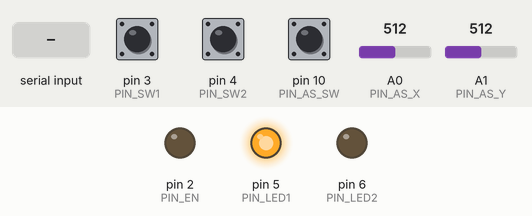
Simulated run of this sketch. Board: Arduino Uno, built with avr-gcc and run on an emulated ATmega328P. Shown: output pins drawn as LEDs (lit = HIGH). Dashed ring = blinking. The inputs (shaded band) are chosen by the test bench; at power-on: pin 4 (PIN_SW2) HIGH, pin 10 (PIN_AS_SW) HIGH, pin 3 (PIN_SW1) HIGH, A0 (PIN_AS_X) = 512, A1 (PIN_AS_Y) = 512. What the sketch prints to the serial monitor is not drawn.

Above: at 1.2 s.
1.3 s: pin 4 (PIN_SW2) pulled LOW for 1 s
At 2.9 s:
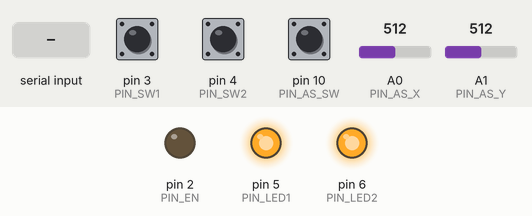
11.5 s: pin 10 (PIN_AS_SW) pulled LOW for 1 s
15.7 s: "90 45 200\n" received over Serial
17.2 s: pin 3 (PIN_SW1) pulled LOW for 3.2 s
At 19.0 s:
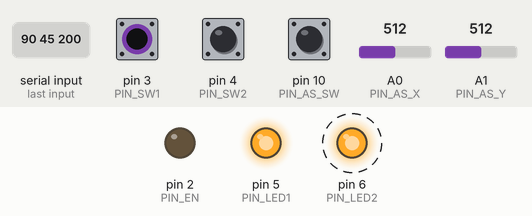
Timing chart, 0 to 21.2 s (numbered marks = the images above; inputs shaded):
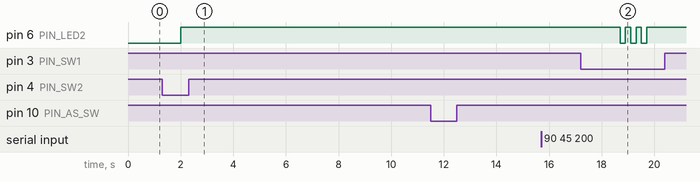

Measured:
- after the input at 1.3 s, pin 6 (PIN_LED2): LOW → HIGH after 0.71 s
- after the input at 17.2 s, pin 6 (PIN_LED2): alternates HIGH for 0.20 s and LOW for 0.20 s, 6 changes in all, then stays HIGH, starting after 1.5 s

The sketch:

steering_master_ver.1.0.ino
```cpp
///
/// mainファイル
///
/****************************************************
 * マクロ部
 ****************************************************/
#include "subs_ver.1.0.h"

/****************************************************
 * グローバル変数/配列 宣言部
 ****************************************************/
// EEPEOMに保存されるパラメータの初期値。
int max_angle = 135;	//舵角の最大値(0 ~ 135)
int stretch = 64;	//サーボモータのストレッチ(1~127)
int speed = 64;		//サーボモータのスピード(1~127)
int centerPS_x = 100;	//サーボモータのx軸の中央値(0~200)
int centerPS_y = 100;	//サーボモータのy軸の中央値(0~200)
// アナログスティックの押し込みで設定する中央値の初期値
int tmp_centerPS_x = 512;	//一時的なスティックx軸の中央値(0~1023)
int tmp_centerPS_y = 512;	//一時的なスティックy軸の中央値(0~1023)

// スティックの押し込み判定用の変数群
int var0 = 0;
int old_var0 = 0;
int state0 = 0;

// デバッグモード移行判定用の変数群
int enable_debug = 0;
int var1 = 0;
int old_var1 = 0;
int state1 = 0;

/****************************************************
 * Arduino 要求関数部
 ****************************************************/
void setup() {
	//各昨日のセットアップ
	init_stick();
	init_cmd();
	init_servo();
	init_memory();

	//メイン処理部に関するセットアップ
	pinMode(PIN_SW1, INPUT_PULLUP);	//パラメータロードスイッチ
	pinMode(PIN_SW2, INPUT_PULLUP);	//デバッグモード移行用スイッチ
	pinMode(PIN_LED1, OUTPUT);
	pinMode(PIN_LED2, OUTPUT);
	digitalWrite(PIN_LED1, HIGH);	//電源投入のインジケーター
	digitalWrite(PIN_LED2, LOW);	//デバッグモード用インジケーター
}

//動作時、基本的には以下の関数のみでループします。
void loop() {
	move_servo();
	switch_debug();		//デバッグモード移行判定
	update_center();	//スティックの押し込み判定
	//enable_debug = 1のとき、デバッグモード.
	switch (enable_debug) {
		case 1:
			judge_load();
			break;
		default:
			break;
	}
}

/****************************************************
 * 独自関数部
 ****************************************************/
// 提言：以下の関数は別ファイルに移すかどうかで悩んでやめました。移したほうが分かりやすければそうしてください。

// スティックの中央値判定
// スティックの押し込みスイッチが押された場合、その時のスティックの値を中央値に設定する。
// 提言：この機能は使いにくいため、場合によってはスイッチの割り当てを変更したり、機能の無効化をしてください。
void update_center() {
	analog_stick tmp_state = stick_state();
	var0 = tmp_state.sw;

	//押された瞬間の読み取り
	if (var0 == HIGH && old_var0 == LOW) {
		state0 = 1 - state0;
		delay(10);	//チャタリング防止
	}
	//離された瞬間の読み取り
	if (var0 == LOW && old_var0 == HIGH) {
		delay(10);	//チャタリング防止
	}

	old_var0 = var0;

	if (state0 == 1) {	//スティックが押されたときの処理
		// 押されたときのスティックの傾きを保存
		tmp_centerPS_x = tmp_state.x;
		tmp_centerPS_y = tmp_state.y;
		// スティックが押されてから、スティックが中央に戻るか、1sec経つまでは他の処理をさせない。
		for (int i = 0; i < 1000; i++) {
			analog_stick now_state = stick_state();
			//中央に戻ったらループ解除。ただし、中央値は度々変化するので注意。
			// 現状、中央に戻ってのループ解除は実質機能していない。512の値を適宜調節してください。
			if (now_state.x == 512 && now_state.y == 512) {	//中央に戻ったらループ解除
				break;
			}
			delay(1);
		}
		state0 = 0;
	}
}


// デバッグモード移行判定
// デバッグモード移行スイッチが押された場合、デバッグモードとコマンドラインを有効化する。
void switch_debug() {
	var1 = digitalRead(PIN_SW2) ? 0 : 1;

	// 押された瞬間の読み取り
	if(var1 == HIGH && old_var1 == LOW) {
		state1 = 1 - state1;
		delay(10);	//チャタリング防止
	}
	// 離された瞬間の読み取り
	if(var1 == LOW && old_var1 == HIGH) {
		delay(10);	//チャタリング防止
	}

	old_var1 = var1;

	if(state1 == 1) {
		digitalWrite(PIN_LED2, HIGH);
		enable_debug = 1;
		start_cmd();
	} else {
		digitalWrite(PIN_LED2, LOW);
		enable_debug = 0;
		stop_cmd();
	}
}

// パラメータロードの判定
// デバッグモード時にパラメータロードスイッチが1秒以上押された場合、パラメータロードを行う。
void judge_load() {
	int tmp_var;
	if (enable_debug == 0) {
		return;
	}
	for (int i = 0; i < 100; i++) {
		tmp_var = digitalRead(PIN_SW1) ? 0 : 1;
		if (tmp_var == LOW) {
			return;
		}
		delay(10);
	}
	void load_parameters();

	// パラメータロード完了できたかの確認用にLEDを点滅
	digitalWrite(PIN_LED2, LOW);
	delay(200);
	digitalWrite(PIN_LED2, HIGH);
	delay(200);
	digitalWrite(PIN_LED2, LOW);
	delay(200);
	digitalWrite(PIN_LED2, HIGH);
	delay(200);
	digitalWrite(PIN_LED2, LOW);
	delay(200);
	digitalWrite(PIN_LED2, HIGH);
}
```

analog_stick_ver.1.0.ino
```cpp
///
/// アナログスティックに関するファイル
///
/****************************************************
 * マクロ部
 ****************************************************/
#include "subs_ver.1.0.h"

/****************************************************
 * 構造体宣言部
 ****************************************************/

/****************************************************
 * 独自関数部
 ****************************************************/
//アナログスティック関連の初期設定
void init_stick() {
	pinMode(PIN_AS_SW, INPUT_PULLUP);
}

//現在のアナログスティックの状態を取得し、返す
analog_stick stick_state() {
	analog_stick tmp;
	tmp.x = analogRead(PIN_AS_X);
	tmp.y = analogRead(PIN_AS_Y);
	tmp.sw = digitalRead(PIN_AS_SW) ? 0 : 1;
	return tmp;
}
```

command_line_ver.1.0.ino
```cpp
///
/// コマンドラインに関するファイル
///
/****************************************************
 * マクロ部
 ****************************************************/
#include "subs_ver.1.0.h"

#define EXEC_COMMAND_NOT_FOUND -1	// コマンドが未発見時の戻値
#define INCORRECT_ARGUMENTS 0		// 引数が誤っている場合の戻り値
#define MAX_ARGC 16					// 引数の個数の最大値
#define COMMAND_TOTAL_NUM 4			// コマンド総数

/****************************************************
 * 構造体宣言部
 ****************************************************/
// コマンド構造体
typedef struct command_t {
	int (*func)(int, char**);
	const char *cname;	// 名前
	const char *desc;	// 説明
} command;

/****************************************************
 * プロトタイプ宣言部
 ****************************************************/
int exec(const char *str);	// コマンド検索/実行関数
void cmdline();
void init_cmd();

// 以下各コマンド関数
int help(int argc, char *argv[MAX_ARGC]);
int save(int argc, char *argv[MAX_ARGC]);
int set_id(int argc, char *argv[MAX_ARGC]);
int set_max_angle(int argc, char *argv[MAX_ARGC]);

/****************************************************
 * グローバル変数/配列 宣言部
 ****************************************************/
// コマンドテーブル
command command_table[] = {
	{help, "help", "show command list"},
	{save, "save", "save parameter"},
	{set_id, "set_id", "set servo id"},
	{set_max_angle, "set_max_angle", "set max angle"}
};

String buff = "NO_COMAND";		// シリアル受信した文字列
bool is_buff_updated = false;	// 文字列が更新されたか
SoftwareSerial cmdSerial(PIN_SS_RX, PIN_SS_TX);	// ソフトウェアシリアルのオブジェクトを生成

/****************************************************
 * 独自関数部
 ****************************************************/
// コマンドライン関連の初期設定
void init_cmd() {
	cmdSerial.begin(57600);	// ソフトウェアシリアルの初期化
	MsTimer2::set(100, cmdline);
}

// コマンドラインの開始
void start_cmd() {
	MsTimer2::start();
}

//コマンドラインの停止
void stop_cmd() {
	MsTimer2::stop();
}

// コマンドのシリアル通信
void cmdline() {
	// 文字列の読み込み
	buff = "";
	while (cmdSerial.available() > 0) {
		buff += char(cmdSerial.read());
		is_buff_updated = true;
	}

	if(is_buff_updated) {
		buff.trim();	//文字列の末尾の改行とスペースを取り除く
		int pattern = exec(buff.c_str());
		switch(pattern) {
			case EXEC_COMMAND_NOT_FOUND:
				cmdSerial.println("error\nthe command dose not exist");
				break;
			case INCORRECT_ARGUMENTS:
				cmdSerial.println("error\nthe argument settings are incorrect");
				break;
			default:
				cmdSerial.println("command successful");
				break;
		}
		cmdSerial.println("======================================================");
		is_buff_updated = false;
	}
}

// コマンド実行
int exec(const char *str) {
	char cmdline[64];
	char *argv[MAX_ARGC];
	int argc = 0;
	int retcode = 0;
	int i = 0;

	strncpy(cmdline, str, 63);
	cmdline[63] = '\0';

	// コマンド名
	argv[0] = strtok(cmdline, " ");
	if(argv[0] == NULL) { return -1; }

	// 引数
	for(argc = 1; argc < MAX_ARGC; argc++) {
		argv[argc] = strtok(NULL, " ");
		if(argv[argc] == NULL) {
			break;
		}
	}

	// 検索
	for(i = 0; i < COMMAND_TOTAL_NUM; i++) {
		if(strcmp(command_table[i].cname, argv[0]) == 0) {
			break;
		}
	}

	//実行
	if(strcmp(command_table[i].cname, argv[0]) == 0) {
		retcode = command_table[i].func(argc, argv);
		return retcode;
	}

	// 関数が無い
	return EXEC_COMMAND_NOT_FOUND;
}

/// 以下コマンド関数
// コマンド一覧を表示
int help(int argc, char *argv[MAX_ARGC]) {
	cmdSerial.println("please type command");
	return 1;
}

// パラメータのセーブを実行
int save(int argc, char *argv[MAX_ARGC]) {
	save_parameters();
	cmdSerial.println("parameter saving completed successfully");
	return 1;
}

// サーボモータへidのセットを実行
int set_id(int argc, char *argv[MAX_ARGC]) {
	if (argv[argc] == NULL) {
		return INCORRECT_ARGUMENTS;
	}

	if (ics_set_id(atoi(argv[1]))) {	//送信に成功した場合
		cmdSerial.println("the id was set successfully");
		return 1;
	} else {
		cmdSerial.println("error. the id was not set successfully");
		return 1;
	}
}

// 最大舵角のセットを実行
int set_max_angle(int argc, char *argv[MAX_ARGC]) {
	if (argv[argc] == NULL) {
		return INCORRECT_ARGUMENTS;
	}

	max_angle = atoi(argv[1]);
	cmdSerial.println("the max_angle was set successfully");
	return 1;
}
```

memory_ver.1.0.ino
```cpp
///
/// パラメータの保存に関するファイル
///
/****************************************************
 * マクロ部
 ****************************************************/
#include "subs_ver.1.0.h"

#define MAX_ANGLE_ADDRESS 0	//EEPROMにおけるmax_angleのアドレス
#define STRETCH_ADRESS 1	//EEPROMにおけるstretchのアドレス
#define SPEED_ADRESS 2		//EEPROMにおけるspeedのアドレス
#define C_PS_X_ADRESS 3		//EEPROMにおけるcenterPS_xのアドレス
#define C_PS_Y_ADRESS 4		//EEPROMにおけるcenterPS_yのアドレス

/****************************************************
 * グローバル変数/配列 宣言部
 ****************************************************/
//EEPROMを使う際の初期化。(現在動作なし)
void init_memory() {
	//動作なし
}

// 現在のパラメータを保存する。
void save_parameters() {
	EEPROM.write(MAX_ANGLE_ADDRESS, max_angle);
	EEPROM.write(STRETCH_ADRESS, stretch);
	EEPROM.write(SPEED_ADRESS, speed);
	EEPROM.write(C_PS_X_ADRESS, centerPS_x);
	EEPROM.write(C_PS_Y_ADRESS, centerPS_y);
}

//保存したパラメータを読み込む
void load_parameters() {
	max_angle = EEPROM.read(MAX_ANGLE_ADDRESS);
	stretch = EEPROM.read(STRETCH_ADRESS);
	speed = EEPROM.read(SPEED_ADRESS);
	centerPS_x = EEPROM.read(C_PS_X_ADRESS);
	centerPS_y = EEPROM.read(C_PS_Y_ADRESS);
}
```

servo_ver.1.0.ino
```cpp
///
/// サーボ駆動に関するファイル
///
/****************************************************
 * マクロ部
 ****************************************************/
#include "subs_ver.1.0.h"

/****************************************************
 * グローバル変数/配列 宣言部
 ****************************************************/
int posData;

//コマンドの定義
const byte ICS_POS_CMD = 0x80;
const byte ICS_PARA_WRITE_COMMND =0xC0;
const byte SUB_ST_COMMND = 0x01;
const byte SUB_SP_COMMND = 0x02;
const byte ICS_SET_ID_COMMND = 0xE0;
const byte SUB_ICS_SET_ID_COMMND = 0x01;

/****************************************************
 * 独自関数部
 ****************************************************/
// サーボモータ関連の初期設定
void init_servo() {
	Serial.begin(115200, SERIAL_8E1);	//UARTの通信設定
	pinMode(PIN_EN, OUTPUT);			//送受信切替ピンの設定
	digitalWrite(PIN_EN, LOW);			//常に受信モードにしておく
}


// サーボモータを駆動する
void move_servo() {
	analog_stick now_state = stick_state();	//スティックの情報を取得
	int send_PS_x = calc_angle(now_state.x, centerPS_x, tmp_centerPS_x);
	int send_PS_y = calc_angle(now_state.y, centerPS_y, tmp_centerPS_y);
	posData = ics_set_pos(0, send_PS_x);
	posData = ics_set_pos(1, send_PS_y);
}


// スティックのアナログ値、尾翼の最大動作角度、中央値からサーボへ送る値を算出
int calc_angle(int analog_num, int centerPS, int tmp_centerPS) {
	// 以下の計算は型によっては溢れたりするので、注意してください。
	float Max_amp = 4000 * (max_angle / 135);
	long max_amp = Max_amp;
	long send_centPS = (centerPS - 100) * 40 + 7500;
	long amp = ((analog_num + tmp_centerPS - 1024) * max_amp) / 512;
	long send_PS = send_centPS + amp;
	if (send_PS > 7500 + max_amp) {
		send_PS = 7500 + max_amp;
	}
	if (send_PS < 7500 - max_amp) {
		send_PS = 7500 - max_amp;
	}
	/*デバッグ用
	cmdSerial.print("analog_num : "); cmdSerial.println(analog_num);
	cmdSerial.print("max_amp : "); cmdSerial.println(max_amp);
	cmdSerial.print("send_centPS : "); cmdSerial.println(send_centPS);
	cmdSerial.print("amp : "); cmdSerial.println(amp);
	cmdSerial.print("send_PS : "); cmdSerial.println(send_PS);
	cmdSerial.println("------------");
	*/
	return (int)send_PS;
}


// 送受信する
bool Synchronize(byte *txBuff, size_t txLength, byte *rxBuff, size_t rxLength) {
	int size;	//受信したbyte数

	//定義していなかったらエラーにする
	if(Serial == false) {
		return false;
	}

	Serial.flush();

	digitalWrite(PIN_EN, HIGH);

	Serial.write(txBuff, txLength);

	Serial.flush(); //送信が終わるのを待つ

	digitalWrite(PIN_EN, LOW);

	size = Serial.readBytes(rxBuff, rxLength);

	if(size != rxLength) {  //指定した受信数かどうか確認
		return false;
	}
	return true;
}


// ポジションコマンドを送る
int ics_set_pos(byte id, unsigned short pos) {
	byte tx_data[3];
	byte rx_data[3];
	bool flag;
	int rAngle; //受信した角度データ
	/// 送信コマンドを作成
	tx_data[0] = ICS_POS_CMD + id;
	tx_data[1] = (byte)((pos & 0x3F80) >> 7);
	tx_data[2] = (byte)(pos & 0x007F);

	//送受信を行う
	flag = Synchronize(tx_data, 3, rx_data, 3);

	if(flag == false) { //失敗した場合は-1を返す
		return -1;
	}

	rAngle = ((rx_data[1] << 7) & 0x3F80) + (rx_data[2] & 0x007F);

	return rAngle;
}


// ストレッチを変更する
bool ics_set_st(byte id, byte stData) {
	byte tx_data[3];
	byte rx_data[3];
	bool flag;
	/// 送信コマンドを作成
	tx_data[0] = ICS_PARA_WRITE_COMMND + id;
	tx_data[1] = SUB_ST_COMMND;
	tx_data[2] = stData;

	//送受信を行う
	flag = Synchronize(tx_data, 3, rx_data, 3);

	if(flag == false) { //失敗した場合は-1を返す
		return -1;
	}

	return flag;
}


// スピードを変更する
bool ics_set_sp(byte id, byte spData) {
	byte tx_data[3];
	byte rx_data[3];
	bool flag;
	/// 送信コマンドを作成
	tx_data[0] = ICS_PARA_WRITE_COMMND + id;
	tx_data[1] = SUB_SP_COMMND;
	tx_data[2] = spData;

	//送受信を行う
	flag = Synchronize(tx_data, 3, rx_data, 3);

	if(flag == false) { //失敗した場合は-1を返す
		return -1;
	}

	return flag;
}


// ID書き込み
bool ics_set_id(byte idData) {
	byte tx_data[4];
	byte rx_data[1];
	bool flag;
	/// 送信コマンドを作成
	tx_data[0] = ICS_SET_ID_COMMND + idData;
	tx_data[1] = SUB_ICS_SET_ID_COMMND;
	tx_data[2] = SUB_ICS_SET_ID_COMMND;
	tx_data[3] = SUB_ICS_SET_ID_COMMND;

	//送受信を行う
	flag = Synchronize(tx_data, 4, rx_data, 1);

	if(flag == false) {	//失敗した場合は-1を返す
		return -1;
	}

	return flag;
}
```

subs_ver.1.0.h
```cpp
#ifndef SUBS_H
#define SUBS_H
/****************************************************
 * マクロ部
 ****************************************************/
#include <MsTimer2.h>
#include <SoftwareSerial.h>
#include <string.h>
#include <EEPROM.h>

//ピン設定.基板に合わせて設定
#define PIN_AS_X 0		// アナログスティックx軸(アナログ)
#define PIN_AS_Y 1		// アナログスティックy軸(アナログ)
#define PIN_AS_SW 10	// アナログスティックスイッチ
#define PIN_LED1 5		// 基板上LED1
#define PIN_LED2 6		// 基板上LED2
#define PIN_SW1 3		// 基板上スイッチ1
#define PIN_SW2 4		// 基板上スイッチ2
#define PIN_SS_RX 7		// ソフトウェアシリアルRX
#define PIN_SS_TX 8		// ソフトウェアシリアルTX
#define PIN_EN 2		// サーボモータ制御用Enピン
#define PIN_I2C_SDA 11	// メインとの通信用I2CのSDA
#define PIN_I2C_SCL 12	// メインとの通信用I2CのSCL

/****************************************************
 * 構造体宣言部
 ****************************************************/
//アナログスティックの状態を保存する構造体
typedef struct analog_stick {
	int x;	//x軸の値 (0~1023)
	int y;	//y軸の値 (0~1023)
	int sw;	//スイッチの状態 0:オフ	/1:オン
} analog_stick;

/****************************************************
 * プロトタイプ宣言部
 ****************************************************/
//---steering_master_ver.1.0内で定義------------------
void update_center();
void switch_debug();
void judge_load();
//---------------------------------------------------

//---servo_ver.1.0内で定義----------------------------
void move_servo();
void init_servo();
bool ics_set_id(byte idDate);
//---------------------------------------------------

//---command_line_ver.1.0内で定義---------------------
void init_cmd();
void start_cmd();
void stop_cmd();
//---------------------------------------------------

//---analog_stick_ver.1.0内で定義---------------------
void init_stick();
analog_stick stick_state();
//---------------------------------------------------

//---memory_ver.1.0内で定義---------------------------
void init_memory();
void save_parameters();
void load_parameters();
//---------------------------------------------------


/****************************************************
 * グローバル変数/配列 宣言部
 ****************************************************/
// パラメータ変数群.初期設定値はファイルsteering_masterを参照
extern int max_angle;	//舵角の最大値(0 ~ 135)
extern int stretch;		//サーボモータのストレッチ(1~127)
extern int speed;		//サーボモータのスピード(1~127)
extern int centerPS_x;	//サーボモータのx軸の中央値(0~200)
extern int centerPS_y;	//サーボモータのy軸の中央値(0~200)
// アナログスティックの押し込みで設定する中央値
extern int tmp_centerPS_x;	//一時的なスティックx軸の中央値(0~1023)
extern int tmp_centerPS_y;	//一時的なスティックy軸の中央値(0~1023)

#endif
```
